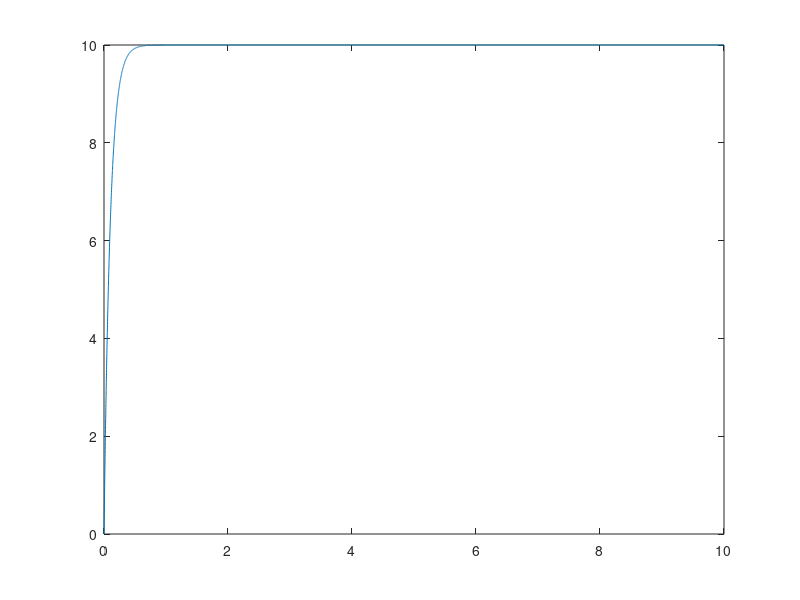

MATLAB code for this plot:
% Created by: Anthony Le
% Last updated: 04-15-2018

% ME 533 - Homework 1
%% Problem 1
clear;
close all;

x = linspace(0, 10, 10000);
y = 10 - 10 .* exp(-10 .* x);

plot(x, y);